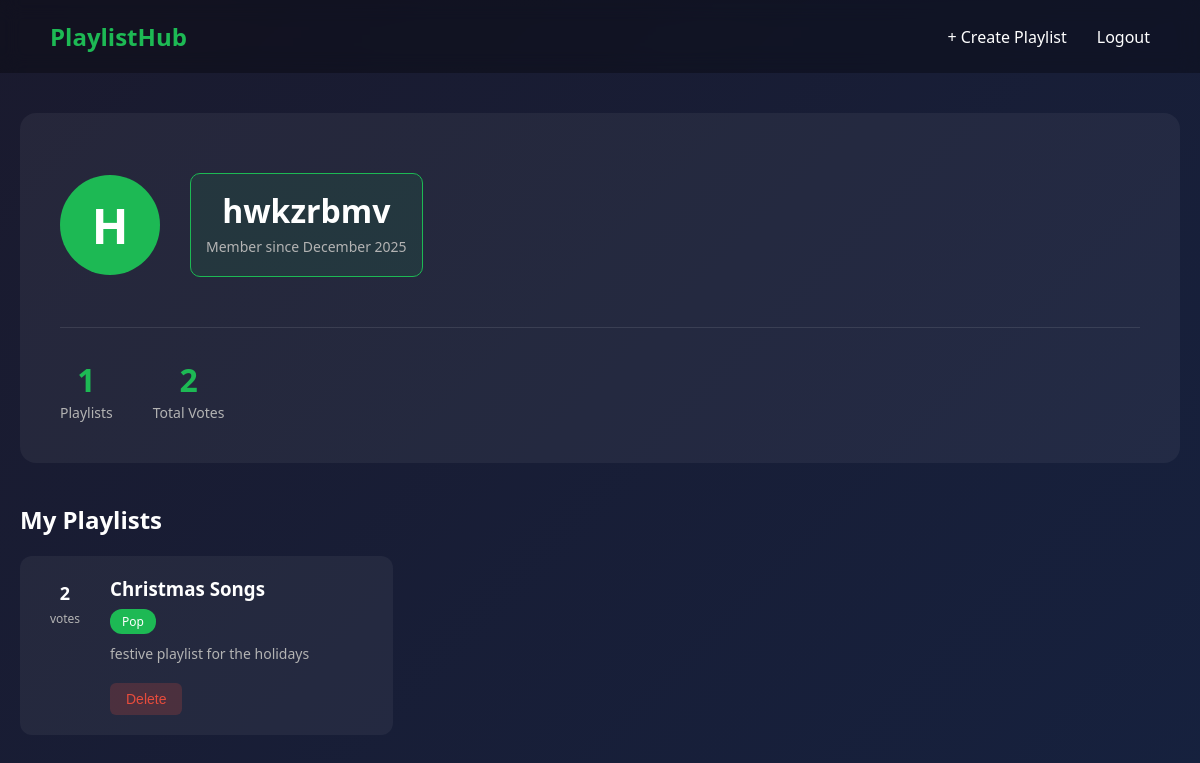
The app's page /profile (signed in) with its own data.
### app.py (models this page shows)
class User(db.Model):
    id = db.Column(db.Integer, primary_key=True)
    username = db.Column(db.String(80), unique=True, nullable=False)
    password = db.Column(db.String(200), nullable=False)
    plain_password = db.Column(db.String(200), nullable=True)
    created_at = db.Column(db.DateTime, default=datetime.utcnow)
    playlists = db.relationship('Playlist', backref='author')
    votes = db.relationship('Vote', backref='user')

class Playlist(db.Model):
    id = db.Column(db.Integer, primary_key=True)
    title = db.Column(db.String(100), nullable=False)
    description = db.Column(db.Text)
    songs = db.Column(db.Text, nullable=True)
    genre = db.Column(db.String(50), nullable=False)
    user_id = db.Column(db.Integer, db.ForeignKey('user.id'), nullable=False)
    created_at = db.Column(db.DateTime, default=datetime.utcnow)
    votes = db.relationship('Vote', backref='playlist')

### app.py (the view)
@app.route('/profile')
def profile():
    if not is_logged_in():
        return redirect(url_for('login'))
    user = User.query.get(get_current_user_id())
    user_playlists = Playlist.query.filter_by(user_id=get_current_user_id()).all()
    playlist_data = []
    for playlist in user_playlists:
        data = {}
        data['playlist'] = playlist
        data['vote_count'] = get_vote_count(playlist)
        playlist_data.append(data)
    return render_template('profile.html', user=user, playlist_data=playlist_data)

### app.py (called while the page is built)
def get_vote_count(playlist):
    result = db.session.query(db.func.sum(Vote.value)).filter_by(playlist_id=playlist.id).scalar()
    if result is not None:
        return result
    else:
        return 0

def is_logged_in():
    if 'user_id' in session:
        return True
    else:
        return False

def get_current_user_id():
    return session.get('user_id')

### templates/profile.html (shortened to what this page needs)
<!DOCTYPE html>
<html>
<head>
    <link rel="stylesheet" href="/static/styles.css">
</head>
<body>
    <nav class="navbar">
        <a href="/" class="logo">PlaylistHub</a>
        <div class="nav-links">
            <a href="/create">+ Create Playlist</a>
            <a href="/logout">Logout</a>
        </div>
    </nav>
    <div class="container">
        <div class="profile-section">
            <div class="profile-header">
                <div class="avatar">{{ user.username[0] | upper }}</div>
                <div class="profile-info">
                    <h1>{{ user.username }}</h1>
                    <p class="member-since">Member since {{ user.created_at.strftime('%B %Y') }}</p>
                </div>
            </div>
            <div class="profile-stats">
                <div class="stat">
                    <span class="stat-number">{{ playlist_data | length }}</span>
                    <span class="stat-label">Playlists</span>
                </div>
                <div class="stat">
                    <span class="stat-number">{{ playlist_data | sum(attribute='vote_count') }}</span>
                    <span class="stat-label">Total Votes</span>
                </div>
            </div>
        </div>
        <h2 class="section-title">My Playlists</h2>
        <div class="playlists-grid">
            {% for item in playlist_data %}
                <div class="playlist-card">
                    <div class="vote-section">
                        <span class="vote-count">{{ item.vote_count }}</span>
                        <span class="votes-label">votes</span>
                    </div>
                    <div class="playlist-info">
                        <a href="/playlist/{{ item.playlist.id }}">
                            <h3>{{ item.playlist.title }}</h3>
                        </a>
                        <span class="genre-badge">{{ item.playlist.genre }}</span>
                        <p class="playlist-desc">
                            {% if item.playlist.description %}
                                {{ item.playlist.description[:100] }}
                            {% endif %}
                        </p>
                        <form method="POST" action="/delete/{{ item.playlist.id }}" class="delete-form">
                            <button type="submit" class="btn-delete" onclick="return confirm('Are you sure you want to delete this playlist?')">Delete</button>
                        </form>
                    </div>
                </div>
            {% endfor %}
        </div>
    </div>
</body>
</html>

### public/static/styles.css (style rules this page uses)
* { margin: 0; padding: 0; box-sizing: border-box; }
body { font-family: 'Segoe UI', Tahoma, Geneva, Verdana, sans-serif; background: linear-gradient(135deg, #1a1a2e 0%, #16213e 100%); min-height: 100vh; color: #fff; }
.navbar { display: flex; justify-content: space-between; align-items: center; padding: 20px 50px; background: rgba(0, 0, 0, 0.3); backdrop-filter: blur(10px); }
.logo { font-size: 24px; font-weight: bold; color: #1db954; text-decoration: none; }
.nav-links { display: flex; gap: 30px; }
.nav-links a { color: #fff; text-decoration: none; transition: color 0.3s; }
.container { max-width: 1200px; margin: 0 auto; padding: 40px 20px; }
.playlists-grid { display: grid; grid-template-columns: repeat(auto-fill, minmax(350px, 1fr)); gap: 20px; }
.playlist-card { display: flex; background: rgba(255, 255, 255, 0.05); border-radius: 12px; padding: 20px; transition: transform 0.3s, background 0.3s; }
.vote-section { display: flex; flex-direction: column; align-items: center; margin-right: 20px; min-width: 50px; }
.vote-count { font-size: 18px; font-weight: bold; margin: 5px 0; }
.votes-label { font-size: 12px; color: #b3b3b3; }
.playlist-info { flex: 1; }
.playlist-info h3 { margin-bottom: 8px; }
.playlist-info a { color: #fff; text-decoration: none; }
.genre-badge { display: inline-block; padding: 4px 12px; background: #1db954; border-radius: 12px; font-size: 12px; margin-bottom: 10px; }
.playlist-desc { color: #b3b3b3; font-size: 14px; margin-bottom: 10px; }
.profile-info { text-align: center; margin: 20px 0; padding: 15px; background: rgba(29, 185, 84, 0.1); border-radius: 10px; border: 1px solid #1db954; }
.profile-info p { margin: 5px 0; color: #fff; }
.profile-section { background: rgba(255, 255, 255, 0.05); padding: 40px; border-radius: 16px; margin-bottom: 40px; }
.profile-header { display: flex; align-items: center; gap: 30px; }
.avatar { width: 100px; height: 100px; border-radius: 50%; background: #1db954; display: flex; align-items: center; justify-content: center; font-size: 48px; font-weight: bold; }
.profile-info h1 { margin-bottom: 5px; }
.profile-info p { color: #b3b3b3; }
.member-since { font-size: 14px; }
.profile-stats { display: flex; gap: 40px; margin-top: 30px; padding-top: 30px; border-top: 1px solid rgba(255, 255, 255, 0.1); }
.stat { text-align: center; }
.stat-number { display: block; font-size: 32px; font-weight: bold; color: #1db954; }
.stat-label { color: #b3b3b3; font-size: 14px; }
.section-title { margin-bottom: 20px; }
.btn-delete { background: rgba(231, 76, 60, 0.2); color: #e74c3c; border: none; padding: 8px 16px; border-radius: 6px; cursor: pointer; font-size: 14px; margin-top: 10px; transition: background 0.3s; }

### records on screen
User: username "H", username "hwkzrbmv", created_at "December 2025"
Playlist: playlist "Christmas Songs", playlist.genre "Pop", playlist "festive playlist for the holidays"

### other values on screen
{{ playlist_data | length }} "1"
{{ playlist_data | sum(attribute='vote_count') }} "2"
{{ item.vote_count }} "2"
